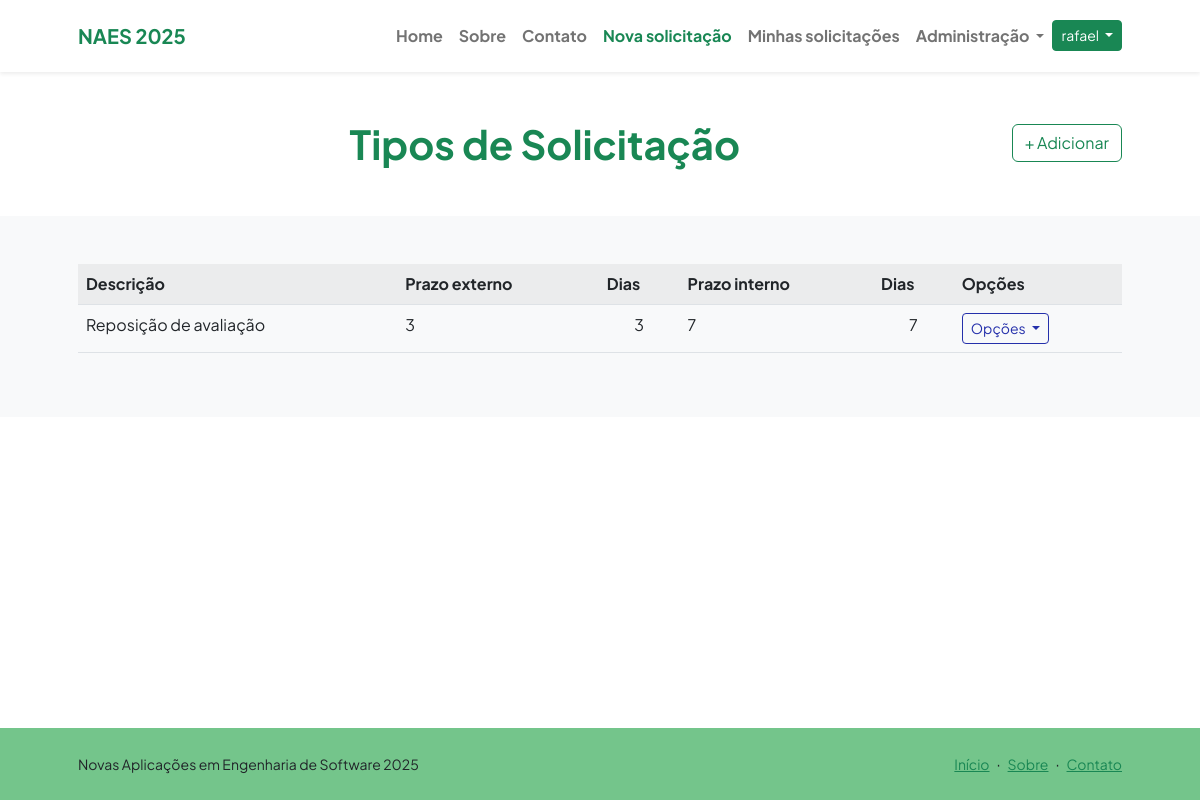
The page /protocolo/listar/tipos-de-solicitacao/ (signed in) on the database its author committed.
### protocolos/models.py (models this page shows, shortened)
class TipoSolicitacao(models.Model):
    descricao = models.CharField(max_length=100, verbose_name="descrição", unique=True)
    prazo_externo = models.CharField(max_length=200)
    prazo_externo_dias = models.PositiveSmallIntegerField(
        help_text="Informe quantos dias úteis é o prazo de solicitação",
        blank=True, default=0)
    prazo_interno = models.CharField(max_length=200)
    prazo_interno_dias = models.PositiveSmallIntegerField(
        help_text="Informe quantos dias úteis para atendimento",
        blank=True, default=0)
    class Meta:
        verbose_name = "Tipo de Solicitação"
        verbose_name_plural = "Tipos de Solicitação"
        ordering = ["descricao"]

### protocolos/views.py (the view)
# urls.py: path("listar/tipos-de-solicitacao/", TipoSolicitacaoList.as_view(), name="listar-tipo-solicitacao"),
class TipoSolicitacaoList(LoginRequiredMixin, ListView):
    template_name = "protocolos/listas/tipo-solicitacao.html"
    model = TipoSolicitacao

### protocolos/templates/protocolos/listas/tipo-solicitacao.html (shortened to what this page needs)
{% extends "paginasweb/modelos/index.html" %}
{% load static %}
{% block header %}
<div class="text-center">
    <h1 class="display-6 fw-bolder mb-4">
        <span class="text-success d-inline">
            Tipos de Solicitação
        </span>
        <a href="{% url "cadastrar-tipo-solicitacao" %}" class="mt-1 btn btn-outline-success float-lg-end">
            + Adicionar
        </a>
    </h1>
</div>
{% endblock header %}
{% block conteudo %}
<div>
    <table class="table table-striped">
        <tr>
            <th>Descrição</th>
            <th>Prazo externo</th>
            <th>Dias</th>
            <th>Prazo interno</th>
            <th>Dias</th>
            <th>Opções</th>
        </tr>
        {% for object in object_list %}
        <tr>
            <td>{{ object.descricao }}</td>
            <td>{{ object.prazo_externo }}</td>
            <td class="text-center">{{ object.prazo_externo_dias }}</td>
            <td>{{ object.prazo_interno }}</td>
            <td class="text-center">{{ object.prazo_interno_dias }}</td>
            <td>
                <div class="dropdown">
                    <button class="btn btn-outline-primary btn-sm dropdown-toggle" type="button" data-bs-toggle="dropdown" aria-expanded="false">
                        Opções
                    </button>
                </div>
            </td>
        </tr>
        {% empty %}
        <tr>
            <td colspan="6">Nenhum registro encontrado.</td>
        </tr>
        {% endfor %}
    </table>
</div>
{% endblock conteudo %}

### paginasweb/templates/paginasweb/modelos/index.html (shortened to what this page needs)
{% load static %}
<!DOCTYPE html>
<html lang="pt-br">
    <head>
        <link href="https://cdn.jsdelivr.net/npm/bootstrap-icons@1.8.1/font/bootstrap-icons.css" rel="stylesheet" />
        <link href="{% static 'css/styles.css' %}" rel="stylesheet" />
    </head>
    <body class="d-flex flex-column h-100">
        <main class="flex-shrink-0">
            {% block menu %}
            <nav class="navbar navbar-expand-lg navbar-light bg-white py-3 fixed-top shadow-sm">
                <div class="container px-5">
                    <a class="navbar-brand" href="{% url 'index' %}">
                        <span class="fw-bolder text-success">NAES 2025</span>
                    </a>
                    <div class="collapse navbar-collapse" id="navbarSupportedContent">
                        <ul class="navbar-nav ms-auto mb-2 mb-lg-0 fw-bolder">
                            <li class="nav-item">
                                <a class="nav-link" href="{% url 'index' %}">Home</a>
                            </li>
                            <li class="nav-item">
                                <a class="nav-link" href="{% url 'sobre' %}">Sobre</a>
                            </li>
                            <li class="nav-item">
                                <a class="nav-link" href="{% url "contato" %}">Contato</a>
                            </li>
                            {% if request.user.is_authenticated %}
                            <li class="nav-item">
                                <a class="nav-link link-success" href="{% url "cadastrar-solicitacao" %}">Nova solicitação</a>
                            </li>
                            <li class="nav-item">
                                <a class="nav-link" href="{% url "listar-solicitacao" %}">Minhas solicitações</a>
                            </li>
                            <li class="nav-item dropdown">
                                <a class="nav-link dropdown-toggle" href="#" role="button" data-bs-toggle="dropdown" aria-expanded="false">
                                    Administração
                                </a>
                            </li>
                            <li class="nav-item">
                                <div class="btn-group mt-1">
                                    <button type="button" class="btn btn-success btn-sm dropdown-toggle" data-bs-toggle="dropdown" aria-expanded="false">
                                      {{ request.user }}
                                    </button>
                                </div>
                            </li>
                            {% endif %}
                        </ul>
                    </div>
                </div>
            </nav>
            {% endblock menu %}
            <header class="py-4 mt-5">
                <div class="container px-5 mt-5">
                    <div class="row gx-5 align-items-center">
                        <div class="col-xxl">
                            {% block header %}{% endblock header %}
                        </div>
                    </div>
                </div>
            </header>
            <section class="bg-light py-5">
                <div class="container px-5">
                    <div class="row gx-5 justify-content-center">
                        <div class="col-xxl">
                            {% block conteudo %}{% endblock conteudo %}
                        </div>
                    </div>
                </div>
            </section>
        </main>
        <footer class="bg-ifpr-verde-claro py-4 mt-auto">
            <div class="container px-5">
                <div class="row align-items-center justify-content-between flex-column flex-sm-row">
                    {% block rodape %}
                    <div class="col-auto">
                        <div class="small m-0">Novas Aplicações em Engenharia de Software 2025</div>
                    </div>
                    <div class="col-auto">
                        <a class="small link-success" href="{% url 'index' %}">Início</a>
                        <span class="mx-1">&middot;</span>
                        <a class="small link-success" href="{% url 'sobre' %}">Sobre</a>
                        <span class="mx-1">&middot;</span>
                        <a class="small link-success" href="#!">Contato</a>
                    </div>
                    {% endblock rodape %}
                </div>
            </div>
        </footer>
    </body>
</html>

### rows shown on the page
TipoSolicitacao: descricao "Reposição de avaliação", prazo_externo "3", prazo_externo_dias "3", prazo_interno "7", prazo_interno_dias "7"

### other values the page prints
{{ request.user }} "rafael"
